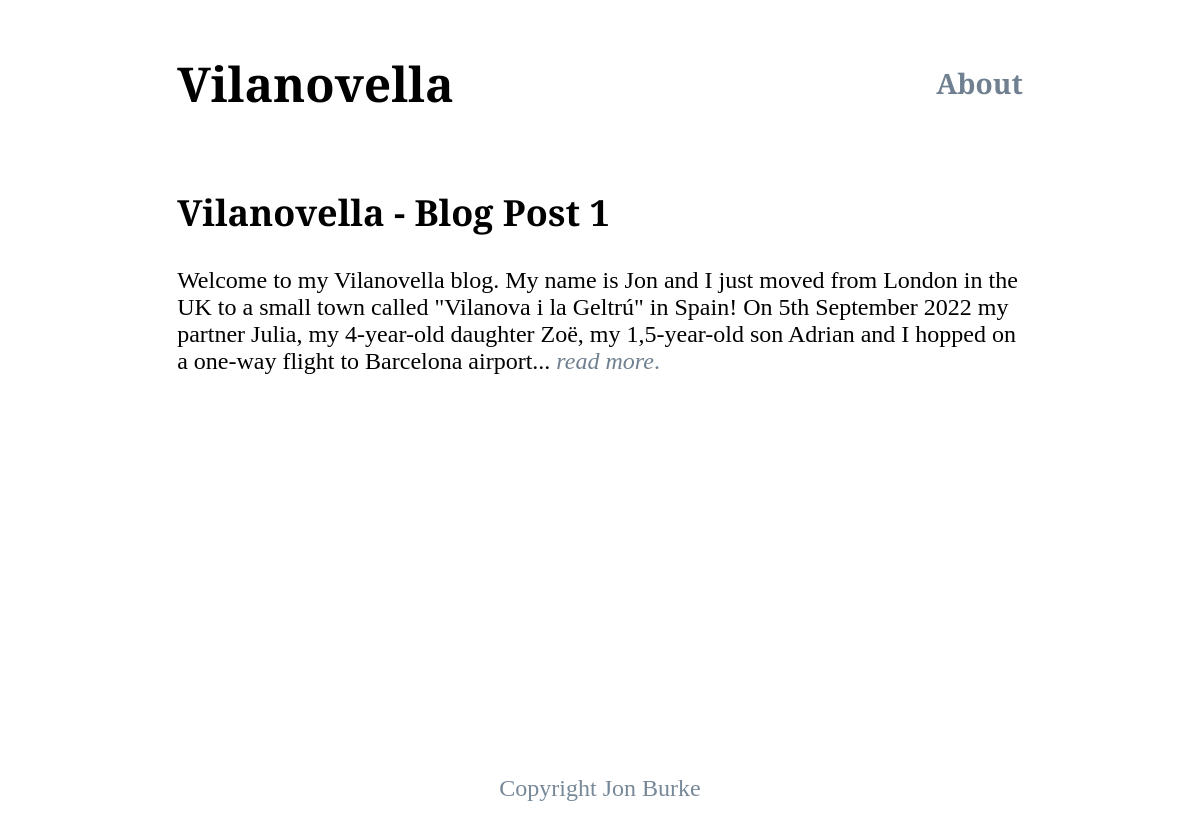
The page / on the database its author committed.
### blog/models.py (models this page shows, shortened)
class Post(models.Model):
    created = models.DateTimeField(auto_now_add=True)
    last_modified = models.DateTimeField(auto_now = True)
    title = models.CharField(max_length=200)
    author = models.ForeignKey('auth.User', on_delete=models.CASCADE)
    body = models.TextField()
    preheader = models.TextField()
    post_image_1 = models.ImageField(blank=True, null=True)
    post_image_2 = models.ImageField(blank=True, null=True)
    post_image_3 = models.ImageField(blank=True, null=True)
    post_image_4 = models.ImageField(blank=True, null=True)
    post_image_5 = models.ImageField(blank=True, null=True)
    post_image_6 = models.ImageField(blank=True, null=True)
    post_image_7 = models.ImageField(blank=True, null=True)

### blog/views.py (the view)
# urls.py: path('', BlogListView.as_view(), name="home"),
class BlogListView(ListView):
    model = Post
    template_name = 'home.html'
    def get_context_data(self, **kwargs):
        context = super().get_context_data(**kwargs)
        context['newest_post_first'] = Post.objects.all().order_by('-created')
        return context

### templates/home.html
{% extends 'base.html' %}
{% block content %}
    {% for post in newest_post_first %}
        <div class="post-entry">
            <h2>
                <a href="{% url 'post_detail' post.id %}">{{ post.title }}</a>
            </h2>
            <p>
                {{ post.preheader }} <a href="{% url 'post_detail' post.id %}"><i>read more</i>.</a>
            </p>
        </div>
    {% endfor %}
{% endblock content %}

### static/css/base.css (style rules this page uses)
body { display: grid; grid-template-columns: 1fr 4fr 1fr 1fr; grid-template-rows: 150px 1fr 5%; min-height: 100vh; font-size: 18pt; font-family: 'Cormorant Garamond', serif; font-weight: 400; color: black; }
a { color: slategrey; text-decoration: none; }
h2 a { color: black; text-decoration: none; }

### rows shown on the page
Post: title "Vilanovella - Blog Post 1", preheader "Welcome to my Vilanovella blog. My name is Jon and I just moved from London in the UK to a small town called \"Vilanova i la Geltrú\" in Spain! On 5th September 2022 my partner Julia, my 4-year-old daughter Zoë, my 1,5-year-old son Adrian and I hopped on a one-way flight to Barcelona airport..."
